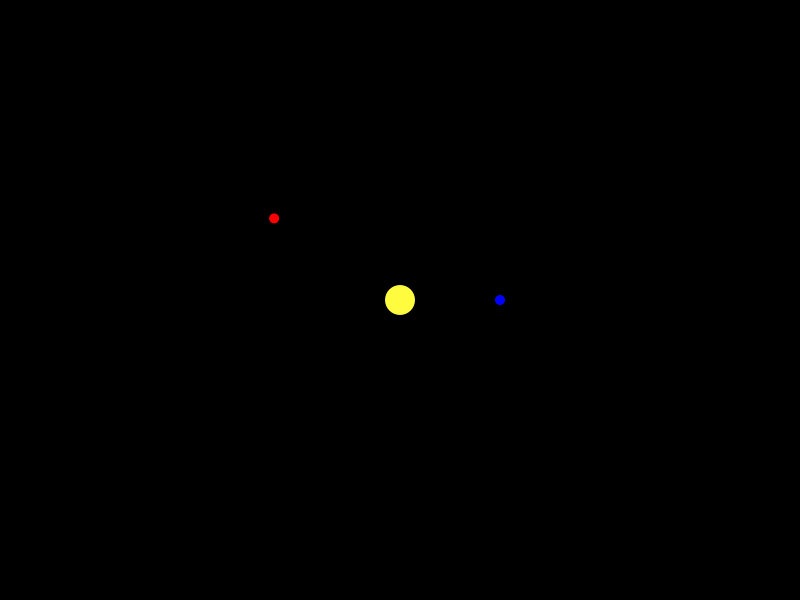
Frame 1 (no input)
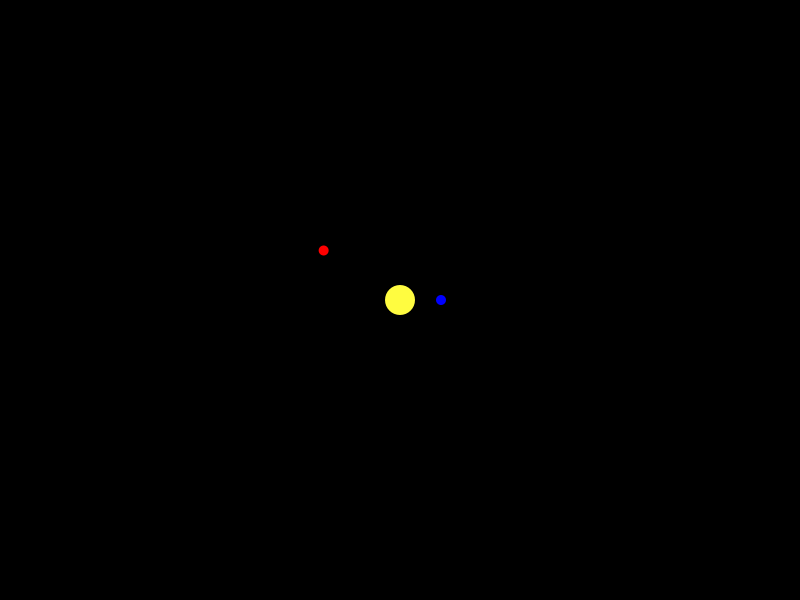
Frame 60 (the mouse pressed at the canvas centre just before this capture)
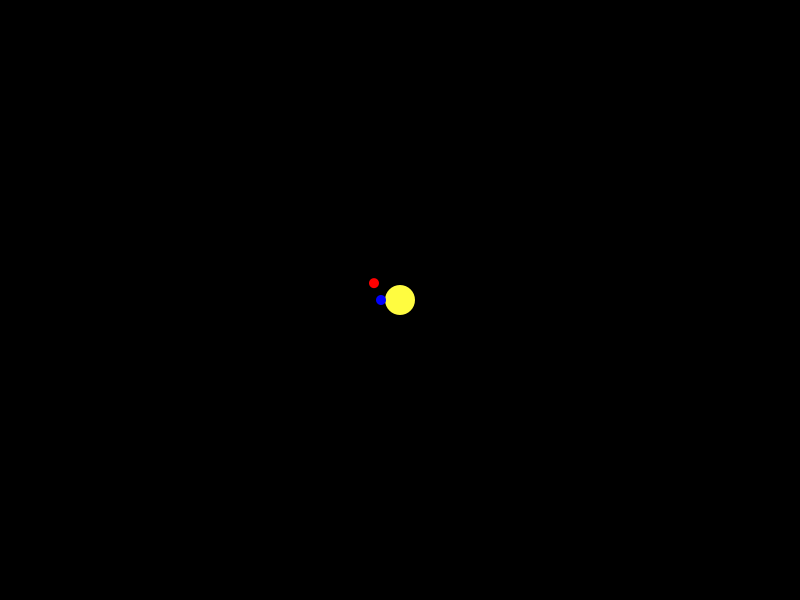
Frame 120 (the mouse held since frame 60 and released just before this capture)

The Processing sketch that drew these frames (run headless with seeded random() and noise(); from frame 60 on, the mouse is pressed at the canvas centre):

// Processing sketch: Sonnensystem_2
// ── Sonnensystem_2.pde
// Eine Variable vom Datentyp Sun deklarieren
Sun sol;
// Eine Variable vom Typ Planet
Planet earth;
Planet mars;

void setup() {
  size(800, 600);

  // Ein Objekt der Klasse Sun erstellen
  // -> Führt den Konstruktor aus
  sol = new Sun(0.0, 0.0);
  earth = new Planet("Erde", sol, 100.0, 0.0, 0.05, color(0, 0, 255));
  mars = new Planet("Mars", sol, 150.0, 10.0, 0.075, color(255, 0, 0));
}

void draw() {
  background(0);
  // Mittelpunkt verschieben
  translate(width/2, height/2);

  earth.move();
  mars.move();

  // Methoden der Klassen benutzen
  sol.draw();
  earth.draw();
  mars.draw();
  
  sol.attract(earth);
  sol.attract(mars);
}

// ── Planet.pde
public class Planet {
  // Deklaration von Objektvariablen
  private String name;
  
  private Sun sun;
  
  private float distance;
  private float angle;
  
  private float x;
  private float y;
  
  private float speed;
  
  private int clr;

  // Der Konstruktor
  public Planet( String pName, Sun pSun, float pDistance, float pAngle,
          float pSpeed, int pColor ) {
    name = pName;
    sun = pSun;
    distance = pDistance;
    angle = pAngle;
    
    // Position des Planeten berechnen
    x = distance * cos(angle) + sun.getX();
    y = distance * sin(angle) + sun.getY();
    
    speed = pSpeed;
    clr = pColor;
  }
  
  public float getDistance() {
    return distance;
  }
  
  public void setDistance( float pDistance ) {
    distance = pDistance;
  }

  // Methode der Klasse
  public void draw() {
    noStroke();
    fill(clr);
    ellipse(x, y, 10, 10);
  }
  
  public void move() {
    //angle += speed;
    x = distance * cos(angle) + sun.getX();
    y = distance * sin(angle) + sun.getY();
  }
  
}

// ── Sun.pde
public class Sun {
  // Deklaration von Objektvariablen
  private float x;
  private float y;

  // Ein Konstruktor ohne Parameter
  public Sun() {
    x = 0.0;
    y = 0.0;
  }
  
  // Ein zweiter Konstruktor mit Parametern
  public Sun( float pX, float pY) {
    x = pX;
    y = pY;
  }
  
  public float getX() {
    return 0.0;
  }
  
  public float getY() {
    return 0.0;
  }

  // Methode der Klasse
  public void draw() {
    noStroke();
    fill(255,252,64);
    ellipse(getX(), getY(), 30, 30);
  }
  
  public void attract( Planet pPlanet ) {
    float d = pPlanet.getDistance();
    //pPlanet.setDistance(d + sin(millis()/1000.0)*2.0);
    pPlanet.setDistance(d - 1);
  }
  
}
